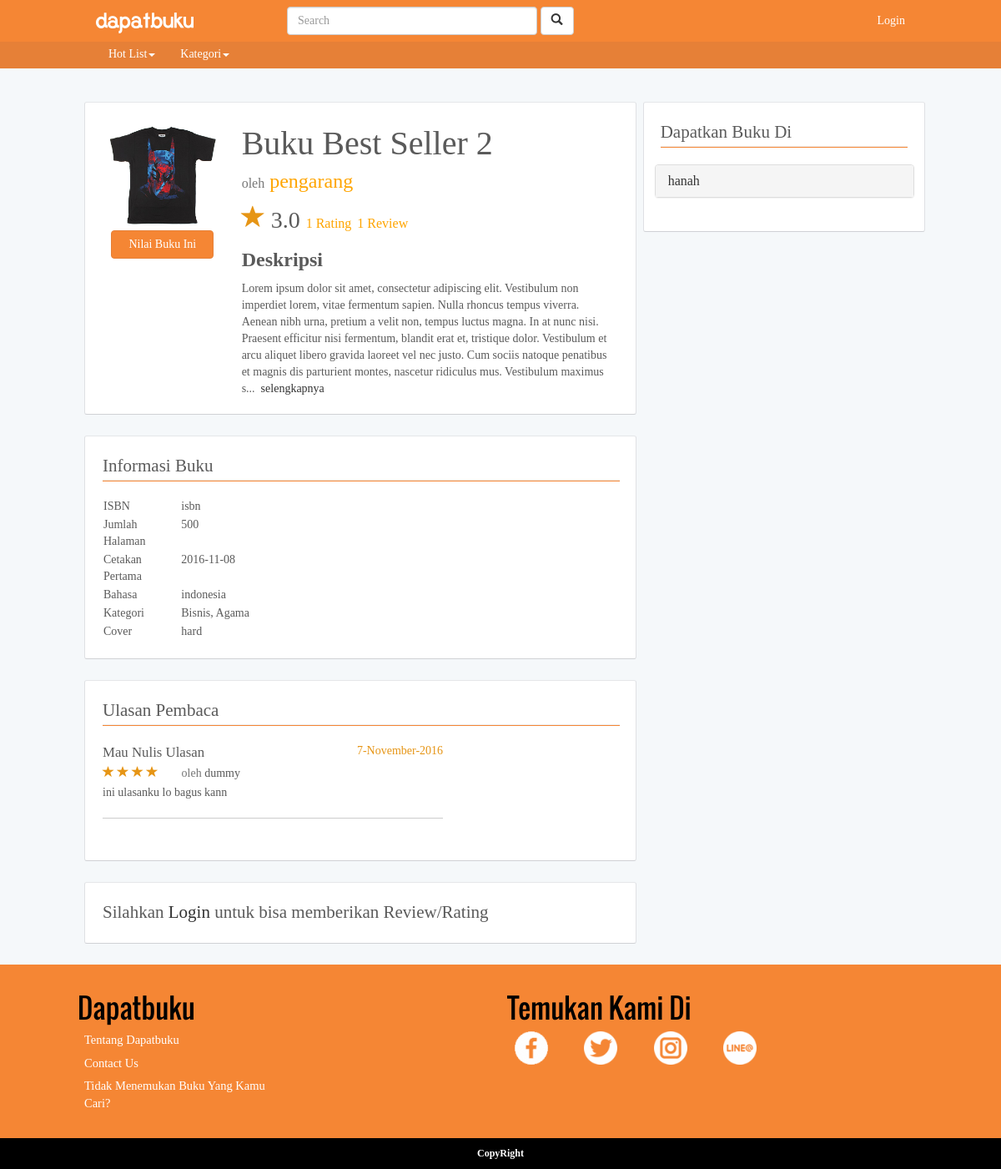
The page /book/b/buku-best-seller-2 on the database its author committed.
### tables this page shows
CREATE TABLE `book` (
  `id_b` int(11) NOT NULL,
  `title_b` varchar(200) NOT NULL,
  `slug_title_b` varchar(200) DEFAULT NULL COMMENT 'slug for link',
  `no_isbn_b` varchar(20) DEFAULT 'Tidak Tersedia',
  `writer` varchar(128) DEFAULT NULL,
  `publisher` varchar(128) DEFAULT NULL,
  `pages` int(11) DEFAULT NULL,
  `date_published` date DEFAULT NULL,
  `language_b` varchar(50) DEFAULT NULL,
  `thumb_cover_b` varchar(200) DEFAULT NULL COMMENT 'thumbnail versi kecil dari foto cover',
  `photo_cover_b` varchar(200) DEFAULT NULL COMMENT 'alamat photo',
  `cover_type_b` varchar(50) DEFAULT NULL COMMENT 'tipe cover',
  `description_b` longtext COMMENT 'sinopsis',
  `total_reviews_b` int(11) DEFAULT '0',
  `total_ratings` int(11) DEFAULT '0',
  `best_seller_flag` int(2) DEFAULT '0' COMMENT 'flag best seller',
  `best_seller_rank` int(3) DEFAULT NULL
);

CREATE TABLE `book_category` (
  `id_b_category` int(11) NOT NULL,
  `name_b_category` varchar(100) NOT NULL,
  `desc_b_category` text
);

CREATE TABLE `book_review` (
  `id_b_review` int(11) NOT NULL,
  `title_b_review` varchar(50) NOT NULL,
  `content_b_review` varchar(300) NOT NULL,
  `id_u` int(11) DEFAULT NULL,
  `id_b` int(11) DEFAULT NULL,
  `date_b_review` timestamp NULL DEFAULT CURRENT_TIMESTAMP,
  `total_like` int(11) NOT NULL DEFAULT '0'
);

CREATE TABLE `user` (
  `id_u` int(11) NOT NULL,
  `username_u` varchar(50) DEFAULT NULL,
  `email_u` varchar(100) DEFAULT NULL,
  `password_u` varchar(255) DEFAULT NULL,
  `firstname_u` varchar(255) DEFAULT NULL,
  `lastname_u` varchar(100) DEFAULT NULL,
  `date_of_birth_u` date DEFAULT NULL,
  `phone_number_u` varchar(15) DEFAULT NULL,
  `join_date_u` datetime DEFAULT NULL,
  `address_u` varchar(150) DEFAULT NULL,
  `city_u` int(6) DEFAULT NULL,
  `province_u` int(6) DEFAULT NULL,
  `total_review_u` int(11) DEFAULT '0',
  `bio_u` varchar(200) DEFAULT NULL,
  `photo_profile_u` varchar(150) DEFAULT 'assets/img/default/profile-pict.png',
  `photo_cover_u` varchar(150) DEFAULT NULL,
  `point` int(11) DEFAULT '0',
  `money` int(11) DEFAULT NULL,
  `line_u` varchar(32) NOT NULL,
  `whatsapp_u` varchar(15) NOT NULL
);

CREATE TABLE `user_book` (
  `id_u_b` int(11) NOT NULL,
  `id_b_source` int(11) NOT NULL,
  `price_sell_u_b` int(11) DEFAULT NULL,
  `price_point` int(11) DEFAULT '0',
  `price_rent_u_b` int(11) DEFAULT NULL,
  `type_u_b` int(50) DEFAULT NULL,
  `sell_u_b` tinyint(1) DEFAULT NULL,
  `barter_u_b` tinyint(1) DEFAULT NULL,
  `rent_u_b` tinyint(1) DEFAULT NULL,
  `description_u_b` varchar(300) DEFAULT NULL,
  `id_u_owner` int(11) DEFAULT NULL,
  `stock_u_b` int(11) DEFAULT NULL,
  `main_image_u_b` varchar(100) DEFAULT NULL,
  `title_u_b` varchar(100) NOT NULL,
  `berat_u_b` int(11) NOT NULL,
  `slug_title_u_b` varchar(500) NOT NULL,
  `tahun_beli_u_b` year(4) NOT NULL,
  `active` int(2) DEFAULT NULL,
  `activated_by` varchar(12) DEFAULT NULL,
  `created_at` timestamp NULL DEFAULT NULL,
  `updated_at` timestamp NULL DEFAULT NULL
);

### application/controllers/Book.php (called while the page is built, shortened)
<?php
class Book extends CI_Controller {
	public function __construct()
	{
		$this->load->library('session');
		$this->load->library('fixstring');
		$this->load->helper('url');
		$this->load->library('form_validation');
    	$this->load->helper(array('form', 'url'));
		$this->load->model('M_book');
	}
	public function b($slug)
	{
		$id_user = 0;
		$data['book_data'] = $this->M_book->get_data_book($slug);
		$id_in = $data['book_data'][0]['id_b'];
		$data['book_category'] = $this->M_book->get_b_category($id_in);
		$data['book_rating'] = $this->M_book->get_rate_avg($id_in);
		$data['writer_data'] = $this->M_book->get_writer_short($id_in);
		$data['review_data'] = $this->M_book->get_review($id_in);
		$data['my_review'] = $this->M_book->get_user_review($id_in, $id_user);
		$data['book_sale'] = $this->M_book->get_book_sale_in($id_in);
		if($this->session->logged_in == 0){
			$data['rating_data'] = $this->M_book->get_rating($id_in,$id_user);
			if(!$data['rating_data'] ) $data['rating_flag'] = 0;
			else $data['rating_flag'] = 1;
			$data['user_review_flag'] = $this->M_book->user_review_flag($id_in,$id_user);
			if(!$data['user_review_flag'] ) $data['review_flag'] = 0;
			else $data['review_flag'] = 1;
		}
		else{
			$data['review_flag'] = 0;
			$data['rating_flag'] = 0;
		}
		$data['header']=$this->load->view('parts/header','',true);
		$data['navbar']=$this->load->view('parts/navbar','',true);
		$data['footer']=$this->load->view('parts/footer','',true);
		$data['bookright']=$this->load->view('book/book-right',$data,true);
		$data['bookleft']=$this->load->view('book/book-left',$data,true);
		$this->load->view('book/book',$data);
	}
}
?>

### index.php (called while the page is built, shortened)
<?php
require_once BASEPATH.'core/CodeIgniter.php';

### application/models/M_book.php (called while the page is built, shortened)
<?php
  Class M_book extends CI_Model
  {
    public function get_b_category($id_in)
    {
      $query = $this->db->query("select bc.name_b_category from book_category bc, book_category_connector bcc, book b
                                 where b.id_b = '".$id_in."' and bcc.book_id = b.id_b and bc.id_b_category = bcc.cat_id;");
      return $query->result_array();
    }
    public function get_rate_avg($id_in)
    {
      $query = $this->db->query("select round(avg(new.rate), 1) as avg from (select r.rating AS rate
                                 from book_rating r, book b WHERE b.id_b = ".$id_in." and b.id_b = r.id_b) new;");
      return $query->result_array();
    }
    public function get_data_book($slug)
    {
      $query = $this->db->query("select * from book where slug_title_b = '".$slug."';");
      return $query->result_array();
    }
    public function get_review($id_in)
    {
		$query = $this->db->query("
		SELECT u.username_u, r.title_b_review, r.rating, r.date_b_review, r.content_b_review, r.id_b_review FROM (SELECT br.id_u,
		br.title_b_review, r.rating, br.date_b_review, br.content_b_review, br.id_b_review
		FROM book_rating AS r JOIN book_review AS br WHERE r.id_u = br.id_u AND r.id_b = br.id_b AND br.id_b =".$id_in."
		GROUP BY br.id_b_review
		) AS r,
		USER u WHERE r.id_u = u.id_u ORDER BY date_b_review DESC;");
      return $query->result_array();
    }
    public function get_book_sale_in($id)
    {
      $query = "SELECT * FROM user_book, region_regencies, user WHERE region_regencies.id = user.city_u and user_book.id_b_source = ".$id." AND user_book.active = 1 AND user_book.id_u_owner = user.id_u";
      $do = $this->db->query($query);
      return $do->result_array();
    }
  }
?>

### application/views/book/book-left.php (the view)
<div class="custom-container" id="book-container">
	<div class="row">
		<div class="col-md-12">
			<div class="col-md-3">
				<div class="col-sm-12 col-xs-12 padding-5px">
					<img src="<?php echo base_url().$book_data[0]['photo_cover_b']; ?>" class="img-responsive-2">
					<div class="col-md-12 info-small" style="padding:0;">
						<div class="col-md-12 book-star text-center">
							<a href="#review-form"><button type="button" class="btn btn-primary">Nilai Buku Ini</button></a>
						</div>
					</div>
				</div>
			</div>
			<div class="col-md-9">
				<div class="col-md-12 book-title">
					<?php echo $book_data[0]['title_b']; ?>
				</div>
				<div class="col-md-12 book-writer">
					<span class="text-muted">oleh</span> <?php echo $book_data[0]['writer']; ?>
				</div>
				<div class="col-md-12 book-rating">
					<div class="book-rating-star">
						<span class="glyphicon glyphicon-star glyphicon-large" style="color:#E69515;" aria-hidden="true"></span>
						<span class="book-rating-text"><?php echo $book_rating[0]['avg']; ?></span>
						<span class="book-rating-count"><?php echo $book_data[0]['total_ratings']; ?> Rating</span>
						<span class="book-review-count"><?php echo $book_data[0]['total_reviews_b']; ?> Review</span>
					</div>
				</div>
				<div id="book-description" class="col-md-12 product-item">
					<div class="book-header">Deskripsi</div>
					<div class="book-description more">
						<?php echo $book_data[0]['description_b']; ?>
					</div>
				</div>
			</div>
		</div>
	</div>
</div>
<div id="informasi-buku" class="custom-container">
	<div class="row">
		<div class="col-md-12">
			<div class="col-md-12 header-text-2">Informasi Buku</div>
			<div class="col-md-12 text-center"><hr></div>
			<div class="row">
				<div class="col-md-12">
					<div class="col-md-4">
						<div class="col-md-12 table-container">
							<div class="col-md-6 col-sm-6 col-xs-6 table-content">ISBN
							</div>
							<div class="col-md-6 col-sm-6 col-xs-6 table-content"><?php echo $book_data[0]['no_isbn_b']; ?>
							</div>
						</div>
						<div class="col-md-12 table-container">
							<div class="col-md-6 col-sm-6 col-xs-6 table-content">Jumlah Halaman
							</div>
							<div class="col-md-6 col-sm-6 col-xs-6 table-content"><?php echo $book_data[0]['pages']; ?>
							</div>
						</div>
						<div class="col-md-12 table-container">
							<div class="col-md-6 col-sm-6 col-xs-6 table-content">Cetakan Pertama
							</div>
							<div class="col-md-6 col-sm-6 col-xs-6 table-content"><?php echo $book_data[0]['date_published']; ?>
							</div>
						</div>
						<div class="col-md-12 table-container">
							<div class="col-md-6 col-sm-6 col-xs-6 table-content">Bahasa
							</div>
							<div class="col-md-6 col-sm-6 col-xs-6 table-content"><?php echo $book_data[0]['language_b']; ?>
							</div>
						</div>
						<div class="col-md-12 table-container">
							<div class="col-md-6 col-sm-6 col-xs-6 table-content">Kategori
							</div>
							<div class="col-md-6 col-sm-6 col-xs-6 table-content">
							<?php
								$counter=1;
								foreach($book_category as $key){
									if($counter!=1)echo ', ';
									echo $key['name_b_category'];
									$counter++;
								}
								?>
							</div>
						</div>
						<div class="col-md-12 table-container">
							<div class="col-md-6 col-sm-6 col-xs-6 table-content">Cover
							</div>
							<div class="col-md-6 col-sm-6 col-xs-6 table-content"><?php echo $book_data[0]['cover_type_b']; ?>
							</div>
						</div>
					</div>
				</div>
			</div>
		</div>
	</div>
</div>
<div id="ulasan-pembaca" class="custom-container">
	<div class="row">
		<div class="col-md-12" >
			<div class="col-md-12 header-text-2">Ulasan Pembaca</div>
			<div class="col-md-12 text-center"><hr></div>
			<div class="col-md-8">
				<?php foreach($review_data as $key){?>
					<div class="review-wrapper">
						<div class="review-date">
						<?php echo date('j-F-Y', strtotime($key['date_b_review']) );?></div>
						<div class="review-title review-item"><?php echo $key['title_b_review']; ?></div>
						<div class="review-rating review-item">
							<span class="glyphicon glyphicon-star glyphicon-large" style="color:#E69515;" aria-hidden="true"></span>
							<span class="glyphicon glyphicon-star glyphicon-large" style="color:#E69515;" aria-hidden="true"></span>
							<span class="glyphicon glyphicon-star glyphicon-large" style="color:#E69515;" aria-hidden="true"></span>
							<span class="glyphicon glyphicon-star glyphicon-large" style="color:#E69515;" aria-hidden="true"></span>
							<span class="glyphicon glyphicon-star glyphicon-large" style="color:#fff;" aria-hidden="true"></span>
							<span class="text-muted" style="padding-left:7px">oleh </span>
							<span class="review-username review-item"><?php echo $key['username_u']; ?></span>
						</div>
						<div class="review-content more">
							<?php echo $key['content_b_review']; ?>
						</div>
					</div>
				<?php } ?>
			</div>
		</div>
	</div>
</div>
	<?php
		if($this->session->logged_in==1){
	if($my_review == null){?>
	<div  id="review-form" class="custom-container">
		<div class="row">
			<div class="col-md-12" >
				<div class="col-md-12 header-text-2">Tulis Ulasanmu Sendiri</div>
				<div class="col-md-12 text-center"><hr></div>
				<div class="col-md-8">
					<?php if($rating_flag==0){?>
					<label for="comment">
						<div class="rating">
						Rate This Book &nbsp;&nbsp;
						<span><input type="radio" name="rating" id="str5" value="5"><label for="str5"><span class=" glyphicon glyphicon-star" aria-hidden="true"></span> </label></span>
						<span><input type="radio" name="rating" id="str4" value="4"><label for="str4"><span class="glyphicon glyphicon-star" aria-hidden="true"></span></label></span>
						<span><input type="radio" name="rating" id="str3" value="3"><label for="str3"><span class="glyphicon glyphicon-star" aria-hidden="true"></span></label></span>
						<span><input type="radio" name="rating" id="str2" value="2"><label for="str2"><span class="glyphicon glyphicon-star" aria-hidden="true"></span></label></span>
						<span><input type="radio" name="rating" id="str1" value="1"><label for="str1"><span class="glyphicon glyphicon-star" aria-hidden="true"></span></label></span>
						</div>
					</label>
					<?php } else {?>
						<div class="review-rating review-item" id="user_rating_star">
							<?php for($i=0;$i<$rating_data[0]['rating'];$i++){?>
							<span class="glyphicon glyphicon-star glyphicon-large" style="color:#E69515;" aria-hidden="true"></span>
							<?php } ?>
							<?php for($i=0;$i<5-$rating_data[0]['rating'];$i++){?>
							<span class="glyphicon glyphicon-star glyphicon-large" style="color:#777;" aria-hidden="true"></span>
							<?php } ?>
							<span class="comment-for-star">Nilai kamu untuk buku ini</span>
						</div>
					<?php } ?>
					<form action="<?php echo base_url();?>book/add_review_book?book=<?php echo $book_data[0]['slug_title_b']?>" method="POST">
						<span class="label-for-textarea">Tulis ulasan kamu untuk buku ini</span>
						<input name="title" type="text" class="form-control" placeholder="Judul Ulasan"  style="margin-bottom:10px;" required >
						<textarea name="review" class="form-control" rows="5" id="comment" placeholder="Tulis ulasan kamu"></textarea>
						<button type="submit" class="btn btn-primary" value="Submit" style="margin-top:10px;float:right">Submit</button>
					</form>
				</div>
			</div>
		</div>
	</div>
	<?php }
		if($my_review != null){	?>
			<div  id="review-form" class="custom-container">
				<div class="row">
					<div class="col-md-12" >
						<div class="col-md-12 header-text-2">Ulasan Kamu</div>
						<div class="col-md-12 text-center"><hr></div>
						<div class="review-date">
						<?php echo date('j-F-Y', strtotime($my_review[0]->date_b_review) );?></div>
						<div class="review-title review-item"><?php echo $my_review[0]->title_b_review; ?></div>
								<div class="review-rating review-item" id="user_rating_star">
									<?php for($i=0;$i<$my_review[0]->rating;$i++){?>
									<span class="glyphicon glyphicon-star glyphicon-large" style="color:#E69515;" aria-hidden="true"></span>
									<?php } ?>
									<?php for($i=0;$i<5-$my_review[0]->rating;$i++){?>
									<span class="glyphicon glyphicon-star glyphicon-large" style="color:#777;" aria-hidden="true"></span>
									<?php } ?>
									<span class="comment-for-star">Nilai kamu untuk buku ini</span>
									<div class="review-content more">
										<?php echo $my_review[0]->content_b_review; ?>
									</div>
								</div>
						</div>
					</div>
				</div>
			<?php
		}
	}
	else{
			?>
	<div  id="review-form" class="custom-container">
		<div class="row">
			<div class="col-md-12" >
				<div class="col-md-12 header-text-2">Silahkan <a href="<?php echo base_url() ?>login">Login </a> untuk bisa memberikan Review/Rating</div>
			</div>
		</div>
	</div>
	<?php
	}
	?>

### application/views/book/book-right.php (shortened to what this page needs)
<div class="row">
	<div class="col-md-12">
		<div class="custom-container">
			<div class="header-text-2">Dapatkan Buku Di</div>
			<div class="text-center"><hr></div>
			<div class="row">
				<div class="col-sm-12 col-md-12">
		          	<div class="panel-group" id="accordion">
		            <?php if (count($book_sale)>0)
		            {
						foreach($book_sale as $key){ ?>
			            <div class="panel panel-default">
			              	<div class="panel-heading">
			               		<h4 class="panel-title">
			                  		<a data-toggle="collapse" data-parent="#accordion" href="#gramedia">
			                    	</span><?php echo $key['username_u']?></a>
			                	</h4>
			              	</div>
			              	</div>
			            </div>
			          <?php }} else {?>
			          	<div class="col-md-12">Belum ada yang menyediakan buku ini.</div>
			          	<div class="col-md-12"><a href="<?php echo base_url()?>mybooks/add">Jual Sekarang</a></div>
			          <?php } ?>
			        </div>
		        </div>
	        </div>
		</div>
	</div>
</div>

### rows shown on the page
book: photo_cover_b (picture), title_b "Buku Best Seller 2", writer "pengarang", total_ratings "1", total_reviews_b "1", description_b "Lorem ipsum dolor sit amet, consectetur adipiscing elit. Vestibulum non imperdiet lorem, vitae fermentum sapien. Nulla rhoncus tempus viverra. Aenean nibh urna, pretium a velit non, tempus luctus magna. In at nunc nisi. Praesent efficitur nisi fermentum, blandit erat et, tristique dolor. Vestibulum et arcu aliquet libero gravida laoreet vel nec justo. Cum sociis natoque penatibus et magnis dis parturient montes, nascetur ridiculus mus. Vestibulum maximus s", no_isbn_b "isbn", pages "500", date_published "2016-11-08", language_b "indonesia", cover_type_b "hard"
book_category: name_b_category "Bisnis"
book_category: name_b_category "Agama"
book_review: date_b_review "7-November-2016", title_b_review "Mau Nulis Ulasan", id_u.username_u "dummy", content_b_review "ini ulasanku lo bagus kann"
user_book: id_u_owner.username_u "hanah"

### other values the page prints
$book_rating[0]['avg'] "3.0"
